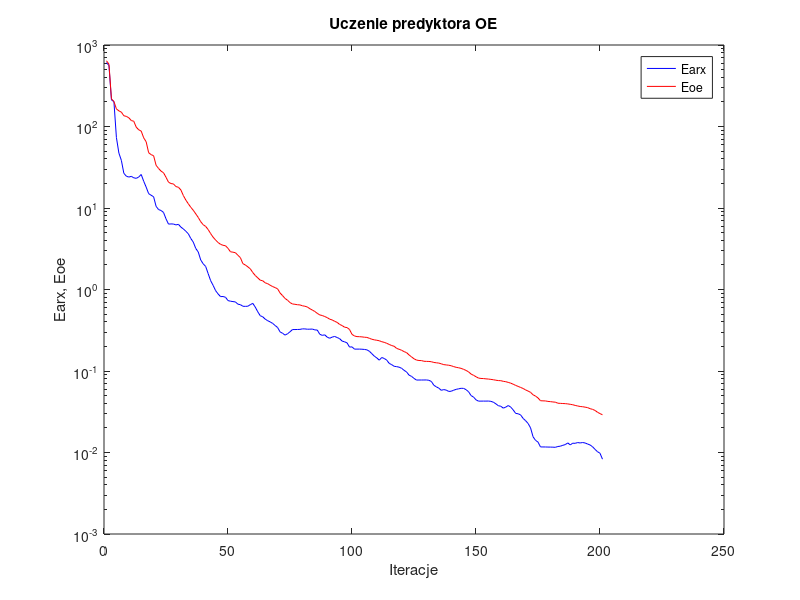
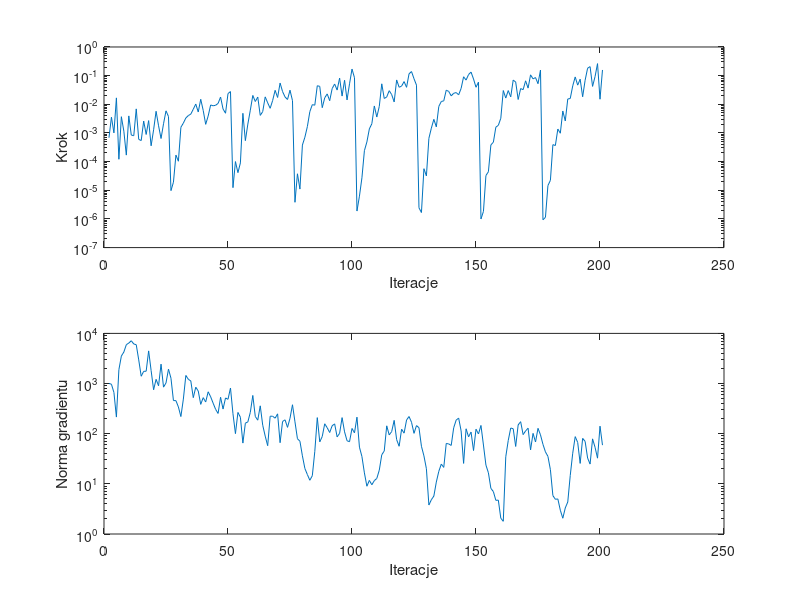

These figures' MATLAB source, in order:
%uczenie predyktora oe
clear all;
n=0; farx(n+1)=6.085630e+002; foe(n+1)=6.404625e+002; wspucz(n+1)=0.000000e+000; ng(n+1)=0.000000e+000;
%odnowa zmiennej metryki
n=1; farx(n+1)=5.589571e+002; foe(n+1)=5.811722e+002; krok(n+1)=6.807228e-004; ng(n+1)=1.007032e+003;
n=2; farx(n+1)=2.122478e+002; foe(n+1)=2.190331e+002; krok(n+1)=3.559503e-003; ng(n+1)=9.686391e+002;
n=3; farx(n+1)=2.020108e+002; foe(n+1)=2.025688e+002; krok(n+1)=1.006932e-003; ng(n+1)=6.642539e+002;
n=4; farx(n+1)=7.335903e+001; foe(n+1)=1.645351e+002; krok(n+1)=1.675011e-002; ng(n+1)=2.145403e+002;
n=5; farx(n+1)=4.720817e+001; foe(n+1)=1.555331e+002; krok(n+1)=1.209232e-004; ng(n+1)=1.889051e+003;
n=6; farx(n+1)=3.842028e+001; foe(n+1)=1.501014e+002; krok(n+1)=3.692938e-003; ng(n+1)=3.532766e+003;
n=7; farx(n+1)=2.666093e+001; foe(n+1)=1.354684e+002; krok(n+1)=1.158294e-003; ng(n+1)=4.245378e+003;
n=8; farx(n+1)=2.456569e+001; foe(n+1)=1.331240e+002; krok(n+1)=1.687724e-004; ng(n+1)=5.953524e+003;
n=9; farx(n+1)=2.396083e+001; foe(n+1)=1.280030e+002; krok(n+1)=3.937497e-003; ng(n+1)=6.421223e+003;
n=10; farx(n+1)=2.445966e+001; foe(n+1)=1.183839e+002; krok(n+1)=8.446781e-004; ng(n+1)=7.130443e+003;
n=11; farx(n+1)=2.348422e+001; foe(n+1)=1.159571e+002; krok(n+1)=8.002131e-004; ng(n+1)=6.148943e+003;
n=12; farx(n+1)=2.311091e+001; foe(n+1)=9.814918e+001; krok(n+1)=6.920587e-003; ng(n+1)=5.952740e+003;
n=13; farx(n+1)=2.400807e+001; foe(n+1)=9.112655e+001; krok(n+1)=5.985093e-004; ng(n+1)=2.963539e+003;
n=14; farx(n+1)=2.578075e+001; foe(n+1)=8.785932e+001; krok(n+1)=5.432857e-004; ng(n+1)=1.398889e+003;
n=15; farx(n+1)=2.131275e+001; foe(n+1)=7.261357e+001; krok(n+1)=2.607206e-003; ng(n+1)=1.752633e+003;
n=16; farx(n+1)=1.804748e+001; foe(n+1)=6.498531e+001; krok(n+1)=8.860127e-004; ng(n+1)=1.761420e+003;
n=17; farx(n+1)=1.500199e+001; foe(n+1)=4.767550e+001; krok(n+1)=2.701093e-003; ng(n+1)=4.478156e+003;
n=18; farx(n+1)=1.433604e+001; foe(n+1)=4.516366e+001; krok(n+1)=3.569431e-004; ng(n+1)=1.812709e+003;
n=19; farx(n+1)=1.375263e+001; foe(n+1)=4.382009e+001; krok(n+1)=1.291963e-003; ng(n+1)=7.520578e+002;
n=20; farx(n+1)=1.048871e+001; foe(n+1)=3.344356e+001; krok(n+1)=5.711090e-003; ng(n+1)=1.212513e+003;
n=21; farx(n+1)=9.568236e+000; foe(n+1)=3.056755e+001; krok(n+1)=1.779489e-003; ng(n+1)=9.029363e+002;
n=22; farx(n+1)=9.324272e+000; foe(n+1)=2.834575e+001; krok(n+1)=6.399708e-004; ng(n+1)=2.435158e+003;
n=23; farx(n+1)=8.820646e+000; foe(n+1)=2.708207e+001; krok(n+1)=2.092139e-003; ng(n+1)=8.479230e+002;
n=24; farx(n+1)=7.368957e+000; foe(n+1)=2.382448e+001; krok(n+1)=5.915258e-003; ng(n+1)=1.028976e+003;
n=25; farx(n+1)=6.346316e+000; foe(n+1)=2.075971e+001; krok(n+1)=3.739948e-003; ng(n+1)=1.936994e+003;
%odnowa zmiennej metryki
n=26; farx(n+1)=6.378964e+000; foe(n+1)=1.994369e+001; krok(n+1)=9.722265e-006; ng(n+1)=1.279324e+003;
n=27; farx(n+1)=6.358769e+000; foe(n+1)=1.974587e+001; krok(n+1)=1.915690e-005; ng(n+1)=4.577490e+002;
n=28; farx(n+1)=6.198525e+000; foe(n+1)=1.831331e+001; krok(n+1)=1.688183e-004; ng(n+1)=4.564879e+002;
n=29; farx(n+1)=6.310169e+000; foe(n+1)=1.798274e+001; krok(n+1)=1.032442e-004; ng(n+1)=3.409356e+002;
n=30; farx(n+1)=5.829181e+000; foe(n+1)=1.664483e+001; krok(n+1)=1.575776e-003; ng(n+1)=2.196877e+002;
n=31; farx(n+1)=5.535465e+000; foe(n+1)=1.421264e+001; krok(n+1)=2.209886e-003; ng(n+1)=4.902194e+002;
n=32; farx(n+1)=5.185423e+000; foe(n+1)=1.249685e+001; krok(n+1)=3.334617e-003; ng(n+1)=1.450343e+003;
n=33; farx(n+1)=4.826123e+000; foe(n+1)=1.126863e+001; krok(n+1)=4.042588e-003; ng(n+1)=1.215331e+003;
n=34; farx(n+1)=4.226549e+000; foe(n+1)=1.020075e+001; krok(n+1)=4.546520e-003; ng(n+1)=1.125756e+003;
n=35; farx(n+1)=3.814490e+000; foe(n+1)=9.378078e+000; krok(n+1)=6.757425e-003; ng(n+1)=5.236851e+002;
n=36; farx(n+1)=3.189955e+000; foe(n+1)=8.477509e+000; krok(n+1)=1.019447e-002; ng(n+1)=8.462930e+002;
n=37; farx(n+1)=2.886621e+000; foe(n+1)=7.661719e+000; krok(n+1)=5.390749e-003; ng(n+1)=7.098560e+002;
n=38; farx(n+1)=2.303667e+000; foe(n+1)=6.789649e+000; krok(n+1)=1.496365e-002; ng(n+1)=3.844234e+002;
n=39; farx(n+1)=2.066234e+000; foe(n+1)=6.238315e+000; krok(n+1)=6.130766e-003; ng(n+1)=5.235845e+002;
n=40; farx(n+1)=1.916503e+000; foe(n+1)=5.940029e+000; krok(n+1)=1.997747e-003; ng(n+1)=4.286764e+002;
n=41; farx(n+1)=1.566365e+000; foe(n+1)=5.439237e+000; krok(n+1)=3.891067e-003; ng(n+1)=6.847531e+002;
n=42; farx(n+1)=1.283276e+000; foe(n+1)=4.853288e+000; krok(n+1)=9.476825e-003; ng(n+1)=5.445712e+002;
n=43; farx(n+1)=1.123614e+000; foe(n+1)=4.381736e+000; krok(n+1)=8.865514e-003; ng(n+1)=4.063524e+002;
n=44; farx(n+1)=9.686501e-001; foe(n+1)=4.047932e+000; krok(n+1)=9.240905e-003; ng(n+1)=3.065208e+002;
n=45; farx(n+1)=8.825534e-001; foe(n+1)=3.770774e+000; krok(n+1)=1.071180e-002; ng(n+1)=2.535156e+002;
n=46; farx(n+1)=8.176491e-001; foe(n+1)=3.582246e+000; krok(n+1)=1.792791e-002; ng(n+1)=5.328785e+002;
n=47; farx(n+1)=8.205630e-001; foe(n+1)=3.487885e+000; krok(n+1)=6.875219e-003; ng(n+1)=3.100153e+002;
n=48; farx(n+1)=8.029403e-001; foe(n+1)=3.442200e+000; krok(n+1)=4.880194e-003; ng(n+1)=5.159956e+002;
n=49; farx(n+1)=7.311891e-001; foe(n+1)=3.198779e+000; krok(n+1)=2.366103e-002; ng(n+1)=4.847337e+002;
n=50; farx(n+1)=7.185209e-001; foe(n+1)=2.902699e+000; krok(n+1)=2.779047e-002; ng(n+1)=8.149919e+002;
%odnowa zmiennej metryki
n=51; farx(n+1)=7.108696e-001; foe(n+1)=2.870127e+000; krok(n+1)=1.234279e-005; ng(n+1)=2.501661e+002;
n=52; farx(n+1)=7.036082e-001; foe(n+1)=2.827233e+000; krok(n+1)=1.004460e-004; ng(n+1)=1.002817e+002;
n=53; farx(n+1)=6.606065e-001; foe(n+1)=2.629080e+000; krok(n+1)=4.119322e-005; ng(n+1)=2.656041e+002;
n=54; farx(n+1)=6.514521e-001; foe(n+1)=2.458254e+000; krok(n+1)=9.012338e-005; ng(n+1)=2.127677e+002;
n=55; farx(n+1)=6.230026e-001; foe(n+1)=2.075431e+000; krok(n+1)=4.849441e-003; ng(n+1)=6.497773e+001;
n=56; farx(n+1)=6.210325e-001; foe(n+1)=1.998965e+000; krok(n+1)=5.391128e-004; ng(n+1)=1.622889e+002;
n=57; farx(n+1)=6.235104e-001; foe(n+1)=1.896309e+000; krok(n+1)=2.041615e-003; ng(n+1)=1.720261e+002;
n=58; farx(n+1)=6.518850e-001; foe(n+1)=1.792075e+000; krok(n+1)=6.255325e-003; ng(n+1)=2.671155e+002;
n=59; farx(n+1)=6.757880e-001; foe(n+1)=1.613881e+000; krok(n+1)=2.038266e-002; ng(n+1)=5.790524e+002;
n=60; farx(n+1)=6.078796e-001; foe(n+1)=1.484996e+000; krok(n+1)=1.251384e-002; ng(n+1)=2.209082e+002;
n=61; farx(n+1)=5.327993e-001; foe(n+1)=1.389223e+000; krok(n+1)=1.785858e-002; ng(n+1)=1.861393e+002;
n=62; farx(n+1)=4.767948e-001; foe(n+1)=1.300894e+000; krok(n+1)=4.101231e-003; ng(n+1)=3.594546e+002;
n=63; farx(n+1)=4.626865e-001; foe(n+1)=1.280286e+000; krok(n+1)=5.557598e-003; ng(n+1)=1.475406e+002;
n=64; farx(n+1)=4.331011e-001; foe(n+1)=1.207963e+000; krok(n+1)=1.815661e-002; ng(n+1)=8.948942e+001;
n=65; farx(n+1)=4.142286e-001; foe(n+1)=1.178790e+000; krok(n+1)=1.126281e-002; ng(n+1)=5.765213e+001;
n=66; farx(n+1)=4.004967e-001; foe(n+1)=1.128115e+000; krok(n+1)=7.251821e-003; ng(n+1)=2.231519e+002;
n=67; farx(n+1)=3.838511e-001; foe(n+1)=1.086664e+000; krok(n+1)=1.360047e-002; ng(n+1)=2.231645e+002;
n=68; farx(n+1)=3.617940e-001; foe(n+1)=1.055405e+000; krok(n+1)=3.076926e-002; ng(n+1)=2.036710e+002;
n=69; farx(n+1)=3.415022e-001; foe(n+1)=1.019464e+000; krok(n+1)=1.729594e-002; ng(n+1)=2.487466e+002;
n=70; farx(n+1)=3.019807e-001; foe(n+1)=9.060619e-001; krok(n+1)=5.514490e-002; ng(n+1)=6.613732e+001;
n=71; farx(n+1)=2.905405e-001; foe(n+1)=8.411060e-001; krok(n+1)=2.779047e-002; ng(n+1)=1.750825e+002;
n=72; farx(n+1)=2.756408e-001; foe(n+1)=7.768801e-001; krok(n+1)=1.806042e-002; ng(n+1)=1.891294e+002;
n=73; farx(n+1)=2.861088e-001; foe(n+1)=7.388179e-001; krok(n+1)=1.473291e-002; ng(n+1)=1.337913e+002;
n=74; farx(n+1)=3.029225e-001; foe(n+1)=6.908706e-001; krok(n+1)=3.111101e-002; ng(n+1)=2.030400e+002;
n=75; farx(n+1)=3.226163e-001; foe(n+1)=6.644337e-001; krok(n+1)=1.339882e-002; ng(n+1)=3.777534e+002;
%odnowa zmiennej metryki
n=76; farx(n+1)=3.226056e-001; foe(n+1)=6.584390e-001; krok(n+1)=3.813117e-006; ng(n+1)=1.724338e+002;
n=77; farx(n+1)=3.232455e-001; foe(n+1)=6.504228e-001; krok(n+1)=3.762088e-005; ng(n+1)=7.939592e+001;
n=78; farx(n+1)=3.240118e-001; foe(n+1)=6.471427e-001; krok(n+1)=1.100843e-005; ng(n+1)=7.081613e+001;
n=79; farx(n+1)=3.288615e-001; foe(n+1)=6.314611e-001; krok(n+1)=3.783524e-004; ng(n+1)=3.619213e+001;
n=80; farx(n+1)=3.284856e-001; foe(n+1)=6.231309e-001; krok(n+1)=7.101242e-004; ng(n+1)=2.024849e+001;
n=81; farx(n+1)=3.256118e-001; foe(n+1)=6.100644e-001; krok(n+1)=1.667309e-003; ng(n+1)=1.533651e+001;
n=82; farx(n+1)=3.260046e-001; foe(n+1)=5.811445e-001; krok(n+1)=5.557598e-003; ng(n+1)=1.178927e+001;
n=83; farx(n+1)=3.270166e-001; foe(n+1)=5.601476e-001; krok(n+1)=9.725768e-003; ng(n+1)=1.454763e+001;
n=84; farx(n+1)=3.194897e-001; foe(n+1)=5.373707e-001; krok(n+1)=9.317111e-003; ng(n+1)=4.446929e+001;
n=85; farx(n+1)=3.179795e-001; foe(n+1)=5.100073e-001; krok(n+1)=4.446078e-002; ng(n+1)=2.091861e+002;
n=86; farx(n+1)=2.826444e-001; foe(n+1)=4.873731e-001; krok(n+1)=4.215364e-002; ng(n+1)=6.870103e+001;
n=87; farx(n+1)=2.737239e-001; foe(n+1)=4.796758e-001; krok(n+1)=7.632150e-003; ng(n+1)=8.788608e+001;
n=88; farx(n+1)=2.778843e-001; foe(n+1)=4.658447e-001; krok(n+1)=1.680437e-002; ng(n+1)=1.576789e+002;
n=89; farx(n+1)=2.602362e-001; foe(n+1)=4.520713e-001; krok(n+1)=2.307159e-002; ng(n+1)=1.313993e+002;
n=90; farx(n+1)=2.521989e-001; foe(n+1)=4.323872e-001; krok(n+1)=1.333847e-002; ng(n+1)=1.055696e+002;
n=91; farx(n+1)=2.604812e-001; foe(n+1)=4.234612e-001; krok(n+1)=3.535818e-002; ng(n+1)=1.441095e+002;
n=92; farx(n+1)=2.654486e-001; foe(n+1)=4.072489e-001; krok(n+1)=5.113139e-002; ng(n+1)=1.569954e+002;
n=93; farx(n+1)=2.576720e-001; foe(n+1)=3.951508e-001; krok(n+1)=3.134015e-002; ng(n+1)=8.646946e+001;
n=94; farx(n+1)=2.495396e-001; foe(n+1)=3.730622e-001; krok(n+1)=8.197463e-002; ng(n+1)=1.015408e+002;
n=95; farx(n+1)=2.330737e-001; foe(n+1)=3.611565e-001; krok(n+1)=1.936726e-002; ng(n+1)=2.092144e+002;
n=96; farx(n+1)=2.280605e-001; foe(n+1)=3.448010e-001; krok(n+1)=6.900644e-002; ng(n+1)=1.088334e+002;
n=97; farx(n+1)=2.215142e-001; foe(n+1)=3.410997e-001; krok(n+1)=1.420161e-002; ng(n+1)=7.237991e+001;
n=98; farx(n+1)=1.966257e-001; foe(n+1)=3.232009e-001; krok(n+1)=5.184392e-002; ng(n+1)=6.919102e+001;
n=99; farx(n+1)=1.977836e-001; foe(n+1)=2.815578e-001; krok(n+1)=1.694433e-001; ng(n+1)=1.272276e+002;
n=100; farx(n+1)=1.855207e-001; foe(n+1)=2.690928e-001; krok(n+1)=8.452076e-002; ng(n+1)=1.039607e+002;
%odnowa zmiennej metryki
n=101; farx(n+1)=1.856034e-001; foe(n+1)=2.642799e-001; krok(n+1)=1.883851e-006; ng(n+1)=2.137082e+002;
n=102; farx(n+1)=1.856369e-001; foe(n+1)=2.637043e-001; krok(n+1)=6.246544e-006; ng(n+1)=5.390995e+001;
n=103; farx(n+1)=1.850768e-001; foe(n+1)=2.622115e-001; krok(n+1)=2.722830e-005; ng(n+1)=3.506368e+001;
n=104; farx(n+1)=1.839264e-001; foe(n+1)=2.597138e-001; krok(n+1)=2.410356e-004; ng(n+1)=1.654137e+001;
n=105; farx(n+1)=1.818745e-001; foe(n+1)=2.584285e-001; krok(n+1)=4.855320e-004; ng(n+1)=8.962976e+000;
n=106; farx(n+1)=1.747616e-001; foe(n+1)=2.518921e-001; krok(n+1)=1.389400e-003; ng(n+1)=1.171638e+001;
n=107; farx(n+1)=1.631467e-001; foe(n+1)=2.452645e-001; krok(n+1)=2.094724e-003; ng(n+1)=9.596934e+000;
n=108; farx(n+1)=1.521289e-001; foe(n+1)=2.411985e-001; krok(n+1)=8.751130e-003; ng(n+1)=1.160270e+001;
n=109; farx(n+1)=1.446736e-001; foe(n+1)=2.382750e-001; krok(n+1)=3.595838e-003; ng(n+1)=1.281357e+001;
n=110; farx(n+1)=1.358801e-001; foe(n+1)=2.351313e-001; krok(n+1)=8.443488e-003; ng(n+1)=1.874351e+001;
n=111; farx(n+1)=1.464342e-001; foe(n+1)=2.288957e-001; krok(n+1)=5.184392e-002; ng(n+1)=3.801274e+001;
n=112; farx(n+1)=1.424978e-001; foe(n+1)=2.245995e-001; krok(n+1)=1.596372e-002; ng(n+1)=4.518364e+001;
n=113; farx(n+1)=1.359524e-001; foe(n+1)=2.186799e-001; krok(n+1)=1.808357e-002; ng(n+1)=1.435357e+002;
n=114; farx(n+1)=1.240386e-001; foe(n+1)=2.118349e-001; krok(n+1)=2.991958e-002; ng(n+1)=9.469443e+001;
n=115; farx(n+1)=1.196695e-001; foe(n+1)=2.052642e-001; krok(n+1)=2.178313e-002; ng(n+1)=1.101480e+002;
n=116; farx(n+1)=1.142054e-001; foe(n+1)=2.011006e-001; krok(n+1)=1.208515e-002; ng(n+1)=1.844670e+002;
n=117; farx(n+1)=1.131204e-001; foe(n+1)=1.894173e-001; krok(n+1)=7.084462e-002; ng(n+1)=7.613483e+001;
n=118; farx(n+1)=1.114618e-001; foe(n+1)=1.846921e-001; krok(n+1)=3.933136e-002; ng(n+1)=5.616561e+001;
n=119; farx(n+1)=1.079506e-001; foe(n+1)=1.796616e-001; krok(n+1)=4.312599e-002; ng(n+1)=1.230022e+002;
n=120; farx(n+1)=1.019388e-001; foe(n+1)=1.729091e-001; krok(n+1)=6.209076e-002; ng(n+1)=1.025544e+002;
n=121; farx(n+1)=9.737262e-002; foe(n+1)=1.681799e-001; krok(n+1)=3.915143e-002; ng(n+1)=1.875838e+002;
n=122; farx(n+1)=8.896274e-002; foe(n+1)=1.574348e-001; krok(n+1)=1.160291e-001; ng(n+1)=2.201330e+002;
n=123; farx(n+1)=8.596792e-002; foe(n+1)=1.490139e-001; krok(n+1)=1.387866e-001; ng(n+1)=1.690552e+002;
n=124; farx(n+1)=8.116695e-002; foe(n+1)=1.412585e-001; krok(n+1)=7.802292e-002; ng(n+1)=1.016556e+002;
n=125; farx(n+1)=7.743154e-002; foe(n+1)=1.362737e-001; krok(n+1)=4.663645e-002; ng(n+1)=1.449959e+002;
%odnowa zmiennej metryki
n=126; farx(n+1)=7.752390e-002; foe(n+1)=1.344806e-001; krok(n+1)=2.443179e-006; ng(n+1)=1.318598e+002;
n=127; farx(n+1)=7.753225e-002; foe(n+1)=1.342622e-001; krok(n+1)=1.673753e-006; ng(n+1)=5.609035e+001;
n=128; farx(n+1)=7.757885e-002; foe(n+1)=1.316646e-001; krok(n+1)=5.665485e-005; ng(n+1)=3.618108e+001;
n=129; farx(n+1)=7.766357e-002; foe(n+1)=1.312455e-001; krok(n+1)=3.167304e-005; ng(n+1)=2.002545e+001;
n=130; farx(n+1)=7.691972e-002; foe(n+1)=1.309649e-001; krok(n+1)=6.483498e-004; ng(n+1)=3.778068e+000;
n=131; farx(n+1)=7.441359e-002; foe(n+1)=1.300056e-001; krok(n+1)=1.476722e-003; ng(n+1)=4.826328e+000;
n=132; farx(n+1)=6.689236e-002; foe(n+1)=1.273043e-001; krok(n+1)=2.990450e-003; ng(n+1)=5.700899e+000;
n=133; farx(n+1)=6.393328e-002; foe(n+1)=1.261721e-001; krok(n+1)=1.632192e-003; ng(n+1)=1.086257e+001;
n=134; farx(n+1)=6.159200e-002; foe(n+1)=1.250440e-001; krok(n+1)=8.426649e-003; ng(n+1)=1.775588e+001;
n=135; farx(n+1)=5.796705e-002; foe(n+1)=1.225348e-001; krok(n+1)=1.251065e-002; ng(n+1)=2.474105e+001;
n=136; farx(n+1)=5.917033e-002; foe(n+1)=1.197471e-001; krok(n+1)=1.321526e-002; ng(n+1)=2.128266e+001;
n=137; farx(n+1)=5.828262e-002; foe(n+1)=1.187092e-001; krok(n+1)=3.112854e-002; ng(n+1)=6.389533e+001;
n=138; farx(n+1)=5.614332e-002; foe(n+1)=1.177209e-001; krok(n+1)=2.811708e-002; ng(n+1)=6.254188e+001;
n=139; farx(n+1)=5.645838e-002; foe(n+1)=1.160433e-001; krok(n+1)=1.970594e-002; ng(n+1)=5.837030e+001;
n=140; farx(n+1)=5.812730e-002; foe(n+1)=1.132361e-001; krok(n+1)=2.421456e-002; ng(n+1)=1.310957e+002;
n=141; farx(n+1)=5.955270e-002; foe(n+1)=1.109692e-001; krok(n+1)=2.567947e-002; ng(n+1)=1.865488e+002;
n=142; farx(n+1)=6.044550e-002; foe(n+1)=1.095460e-001; krok(n+1)=2.142882e-002; ng(n+1)=2.046889e+002;
n=143; farx(n+1)=6.135821e-002; foe(n+1)=1.077256e-001; krok(n+1)=3.586741e-002; ng(n+1)=1.136751e+002;
n=144; farx(n+1)=6.122564e-002; foe(n+1)=1.047819e-001; krok(n+1)=9.137743e-002; ng(n+1)=2.557041e+001;
n=145; farx(n+1)=5.897000e-002; foe(n+1)=1.016785e-001; krok(n+1)=7.000904e-002; ng(n+1)=1.253246e+002;
n=146; farx(n+1)=5.567096e-002; foe(n+1)=9.758352e-002; krok(n+1)=1.093143e-001; ng(n+1)=8.658966e+001;
n=147; farx(n+1)=4.998735e-002; foe(n+1)=9.176319e-002; krok(n+1)=1.329187e-001; ng(n+1)=1.077948e+002;
n=148; farx(n+1)=4.789123e-002; foe(n+1)=8.858017e-002; krok(n+1)=7.636705e-002; ng(n+1)=4.614317e+001;
n=149; farx(n+1)=4.432435e-002; foe(n+1)=8.508285e-002; krok(n+1)=3.931721e-002; ng(n+1)=1.229211e+002;
n=150; farx(n+1)=4.268095e-002; foe(n+1)=8.189936e-002; krok(n+1)=5.945329e-002; ng(n+1)=9.874230e+001;
%odnowa zmiennej metryki
n=151; farx(n+1)=4.271627e-002; foe(n+1)=8.101549e-002; krok(n+1)=9.962385e-007; ng(n+1)=1.460807e+002;
n=152; farx(n+1)=4.273866e-002; foe(n+1)=8.078359e-002; krok(n+1)=1.829040e-006; ng(n+1)=5.942638e+001;
n=153; farx(n+1)=4.271967e-002; foe(n+1)=8.009685e-002; krok(n+1)=3.266722e-005; ng(n+1)=2.368030e+001;
n=154; farx(n+1)=4.279248e-002; foe(n+1)=7.966199e-002; krok(n+1)=4.439098e-005; ng(n+1)=1.663216e+001;
n=155; farx(n+1)=4.244427e-002; foe(n+1)=7.889656e-002; krok(n+1)=3.831728e-004; ng(n+1)=8.111557e+000;
n=156; farx(n+1)=4.141230e-002; foe(n+1)=7.814783e-002; krok(n+1)=4.748903e-004; ng(n+1)=7.019346e+000;
n=157; farx(n+1)=3.958290e-002; foe(n+1)=7.708649e-002; krok(n+1)=1.595033e-003; ng(n+1)=4.689124e+000;
n=158; farx(n+1)=3.752894e-002; foe(n+1)=7.633159e-002; krok(n+1)=1.841613e-003; ng(n+1)=4.737861e+000;
n=159; farx(n+1)=3.693259e-002; foe(n+1)=7.606269e-002; krok(n+1)=3.255599e-003; ng(n+1)=2.061700e+000;
n=160; farx(n+1)=3.501980e-002; foe(n+1)=7.471535e-002; krok(n+1)=3.022871e-002; ng(n+1)=1.793128e+000;
n=161; farx(n+1)=3.604540e-002; foe(n+1)=7.393259e-002; krok(n+1)=1.650423e-002; ng(n+1)=3.466776e+001;
n=162; farx(n+1)=3.770519e-002; foe(n+1)=7.247814e-002; krok(n+1)=3.012318e-002; ng(n+1)=7.322700e+001;
n=163; farx(n+1)=3.605043e-002; foe(n+1)=7.093250e-002; krok(n+1)=1.820180e-002; ng(n+1)=1.297629e+002;
n=164; farx(n+1)=3.330982e-002; foe(n+1)=6.883975e-002; krok(n+1)=6.995615e-002; ng(n+1)=1.255769e+002;
n=165; farx(n+1)=3.017225e-002; foe(n+1)=6.653525e-002; krok(n+1)=5.983917e-002; ng(n+1)=5.567894e+001;
n=166; farx(n+1)=2.988061e-002; foe(n+1)=6.473340e-002; krok(n+1)=1.473291e-002; ng(n+1)=1.497296e+002;
n=167; farx(n+1)=2.890367e-002; foe(n+1)=6.278320e-002; krok(n+1)=3.542231e-002; ng(n+1)=1.736358e+002;
n=168; farx(n+1)=2.618374e-002; foe(n+1)=6.106682e-002; krok(n+1)=3.236826e-002; ng(n+1)=9.584603e+001;
n=169; farx(n+1)=2.455831e-002; foe(n+1)=5.856983e-002; krok(n+1)=6.601690e-002; ng(n+1)=1.137326e+002;
n=170; farx(n+1)=2.271975e-002; foe(n+1)=5.675641e-002; krok(n+1)=3.670029e-002; ng(n+1)=1.289012e+002;
n=171; farx(n+1)=2.004437e-002; foe(n+1)=5.470780e-002; krok(n+1)=1.067078e-001; ng(n+1)=4.758060e+001;
n=172; farx(n+1)=1.561736e-002; foe(n+1)=5.109839e-002; krok(n+1)=7.729026e-002; ng(n+1)=1.015186e+002;
n=173; farx(n+1)=1.410671e-002; foe(n+1)=4.923813e-002; krok(n+1)=8.569436e-002; ng(n+1)=6.832610e+001;
n=174; farx(n+1)=1.342518e-002; foe(n+1)=4.670342e-002; krok(n+1)=5.234463e-002; ng(n+1)=1.279839e+002;
n=175; farx(n+1)=1.170679e-002; foe(n+1)=4.318352e-002; krok(n+1)=1.570381e-001; ng(n+1)=9.476097e+001;
%odnowa zmiennej metryki
n=176; farx(n+1)=1.169914e-002; foe(n+1)=4.302980e-002; krok(n+1)=9.360102e-007; ng(n+1)=6.132430e+001;
n=177; farx(n+1)=1.169176e-002; foe(n+1)=4.293865e-002; krok(n+1)=1.136133e-006; ng(n+1)=4.337815e+001;
n=178; farx(n+1)=1.165978e-002; foe(n+1)=4.235851e-002; krok(n+1)=1.461294e-005; ng(n+1)=3.529968e+001;
n=179; farx(n+1)=1.165288e-002; foe(n+1)=4.209514e-002; krok(n+1)=2.219549e-005; ng(n+1)=1.913980e+001;
n=180; farx(n+1)=1.162863e-002; foe(n+1)=4.169537e-002; krok(n+1)=3.909299e-004; ng(n+1)=5.833049e+000;
n=181; farx(n+1)=1.157830e-002; foe(n+1)=4.144591e-002; krok(n+1)=3.643472e-004; ng(n+1)=4.921649e+000;
n=182; farx(n+1)=1.185288e-002; foe(n+1)=4.026146e-002; krok(n+1)=1.369522e-003; ng(n+1)=5.005120e+000;
n=183; farx(n+1)=1.194780e-002; foe(n+1)=4.008102e-002; krok(n+1)=9.791917e-004; ng(n+1)=2.979029e+000;
n=184; farx(n+1)=1.225027e-002; foe(n+1)=3.991573e-002; krok(n+1)=5.836445e-003; ng(n+1)=2.062199e+000;
n=185; farx(n+1)=1.250434e-002; foe(n+1)=3.977514e-002; krok(n+1)=2.621411e-003; ng(n+1)=3.310262e+000;
n=186; farx(n+1)=1.311846e-002; foe(n+1)=3.946657e-002; krok(n+1)=1.533559e-002; ng(n+1)=4.349734e+000;
n=187; farx(n+1)=1.239964e-002; foe(n+1)=3.902505e-002; krok(n+1)=1.590914e-002; ng(n+1)=1.466232e+001;
n=188; farx(n+1)=1.300125e-002; foe(n+1)=3.856504e-002; krok(n+1)=4.382471e-002; ng(n+1)=4.078778e+001;
n=189; farx(n+1)=1.296361e-002; foe(n+1)=3.780925e-002; krok(n+1)=9.016018e-002; ng(n+1)=8.742524e+001;
n=190; farx(n+1)=1.325050e-002; foe(n+1)=3.722044e-002; krok(n+1)=4.663036e-002; ng(n+1)=6.700415e+001;
n=191; farx(n+1)=1.309543e-002; foe(n+1)=3.670275e-002; krok(n+1)=7.527621e-002; ng(n+1)=2.555467e+001;
n=192; farx(n+1)=1.325548e-002; foe(n+1)=3.645252e-002; krok(n+1)=1.831590e-002; ng(n+1)=8.068123e+001;
n=193; farx(n+1)=1.308949e-002; foe(n+1)=3.601149e-002; krok(n+1)=6.900644e-002; ng(n+1)=7.020012e+001;
n=194; farx(n+1)=1.270972e-002; foe(n+1)=3.554529e-002; krok(n+1)=1.817918e-001; ng(n+1)=3.270899e+001;
n=195; farx(n+1)=1.236997e-002; foe(n+1)=3.450145e-002; krok(n+1)=2.064051e-001; ng(n+1)=2.478597e+001;
n=196; farx(n+1)=1.176604e-002; foe(n+1)=3.384328e-002; krok(n+1)=4.215364e-002; ng(n+1)=7.891798e+001;
n=197; farx(n+1)=1.092346e-002; foe(n+1)=3.281509e-002; krok(n+1)=9.233170e-002; ng(n+1)=5.369253e+001;
n=198; farx(n+1)=1.021861e-002; foe(n+1)=3.114809e-002; krok(n+1)=2.628275e-001; ng(n+1)=3.251941e+001;
n=199; farx(n+1)=9.794921e-003; foe(n+1)=3.003294e-002; krok(n+1)=1.506159e-002; ng(n+1)=1.413034e+002;
n=200; farx(n+1)=8.279956e-003; foe(n+1)=2.899004e-002; krok(n+1)=1.577575e-001; ng(n+1)=5.914891e+001;

figure; semilogy(farx,'b'); hold on; semilogy(foe,'r'); xlabel('Iteracje'); ylabel('Earx, Eoe'); legend('Earx','Eoe'); title('Uczenie predyktora OE');
figure; subplot(2,1,1); semilogy(krok); xlabel('Iteracje'); ylabel('Krok');
subplot(2,1,2); semilogy(ng); xlabel('Iteracje'); ylabel('Norma gradientu');
Earx=farx(n+1)
Eoe=foe(n+1)
